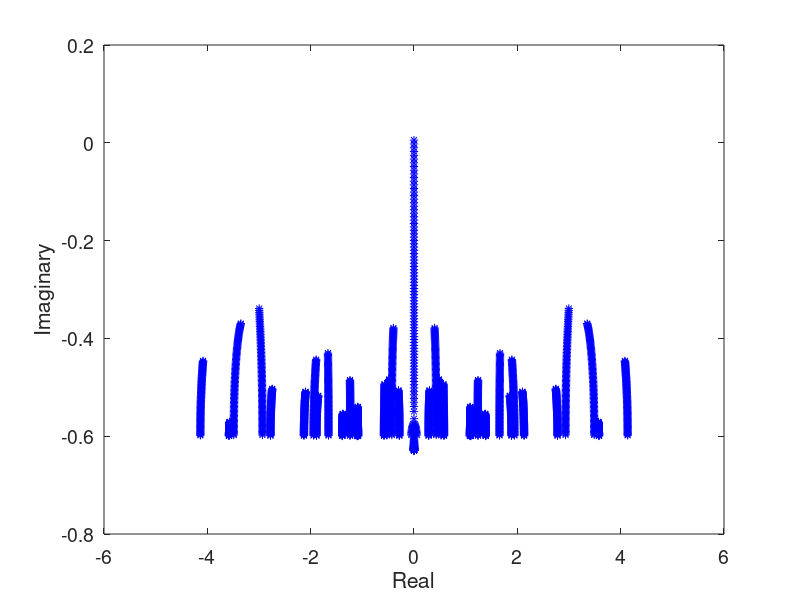
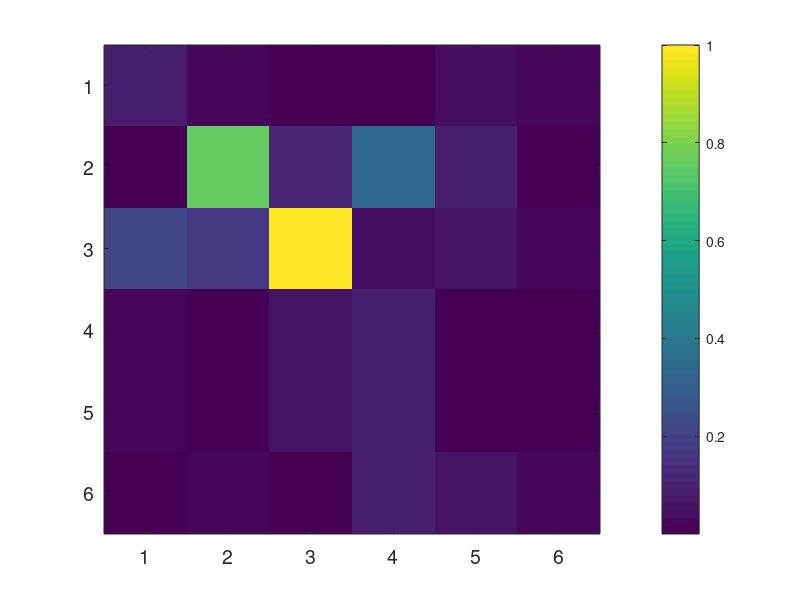
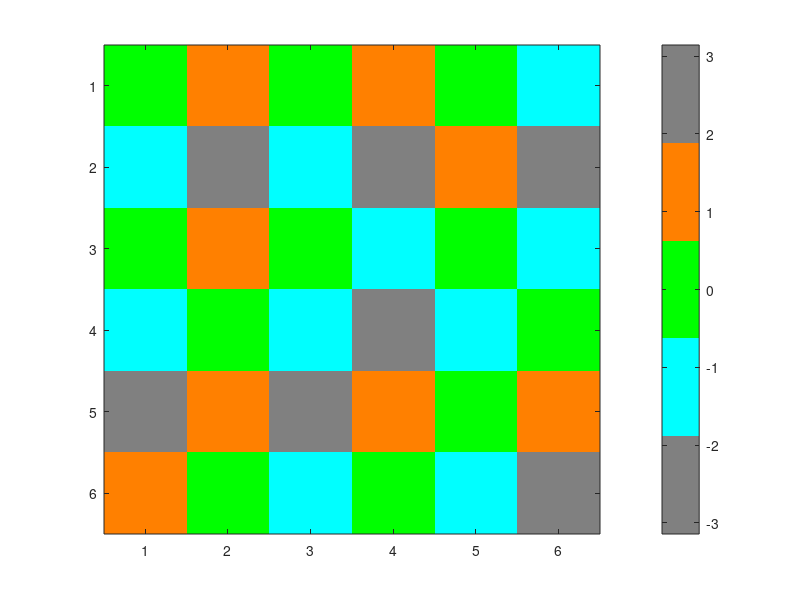

Here is the MATLAB script that generated these plots, in order:
close all;
clc;
clear all;
t1 = 1; t2 = 1;
r = -0.2; k = 1;
N = 6; r0 = 0.5;
a = [repmat([0.596870221 1.592352575], [1 N/2-1]) 1.592352575];
b = ones(1, N - 1);
D = diag(-1i * r0 + repmat([0 1i*r], [1 N/2])) + diag(t1 * b .* ones(1, N - 1), 1) + diag(t1 * b .* ones(1, N - 1), -1);
E = fliplr(diag(t2 * ones(1, N)));
F = sparse(zeros(N));
H = sparse([D E * a(1) F F F F; ...
            E * a(1) D E * a(2) F F F; ...
            F E * a(2) D E * a(3) F F; ...
            F F E * a(3) D E * a(4) F; ...
            F F F E * a(4) D E * a(5); ...
            F F F F E * a(5) D]);

%% open circle 3by3: S = [1 12 13 14 15 10 3];
%% backward diagonal: S = [1 12 11 14 15 22 21 28 29 32 31];
%% first column: S = [1 12 13 24 25 36];
%% S = [10 11 12 13 14 15 18 23 26 31];
%% S = [11 14 15 22 21 28 29];
%% S = [11 14 15 22 21]
% p = sparse(1,N^2);S = [8 10 11 21 22 28 29 35 ]; H = H + diag(p);D = 0.01*1i*eye(length(S));
p = sparse(1, N^2); S = [11 14 15 22 21];
H = H + diag(p); D = 0.01 * 1i * eye(length(S));
%%
figure;

while true
    H(S, S)
    H(S, S) = H(S, S) + D; [A, V] = eig(full(H));
    Re = diag(real(V) / t1);
    Im = diag(imag(V) / t1);
    plot(Re, Im, 'b*');
    hold on;
    lam = diag(V);

    if find(imag(lam) > 0)
        break
    end

    k = k + 1;
end

xlabel('Real');
ylabel('Imaginary');
set(gca, 'FontSize', 14);
set(gcf, 'Position', [00, 00, 400, 300]);

Lasing = find(imag(diag(V)) > 0);
Intensity = abs(A(:, Lasing)) .* abs(A(:, Lasing));
Intensity = Intensity ./ max(Intensity);
Phase = angle(A(:, Lasing));


for k = 1:1:N

    if mod(k, 2)
        RT(k, :) = Intensity((k - 1) * N + (1:N));
    else
        RT(k, :) = fliplr(Intensity((k - 1) * N + (1:N))');
    end

end

for k = 1:1:N

    if mod(k, 2)
        RA(k, :) = Phase((k - 1) * N + (1:N));
    else
        RA(k, :) = fliplr(Phase((k - 1) * N + (1:N))');
    end

end

figure;
imagesc(RT);
colorbar;
set(gcf, 'Position', [00, 00, 400, 300]);
set(gca, 'FontSize', 14);

figure;
imagesc(RA);
colormap([0.5 0.5 0.5; 0 1 1; 0 1 0; 1 0.5 0; 0.5 0.5 0.5]);
colorbar;
